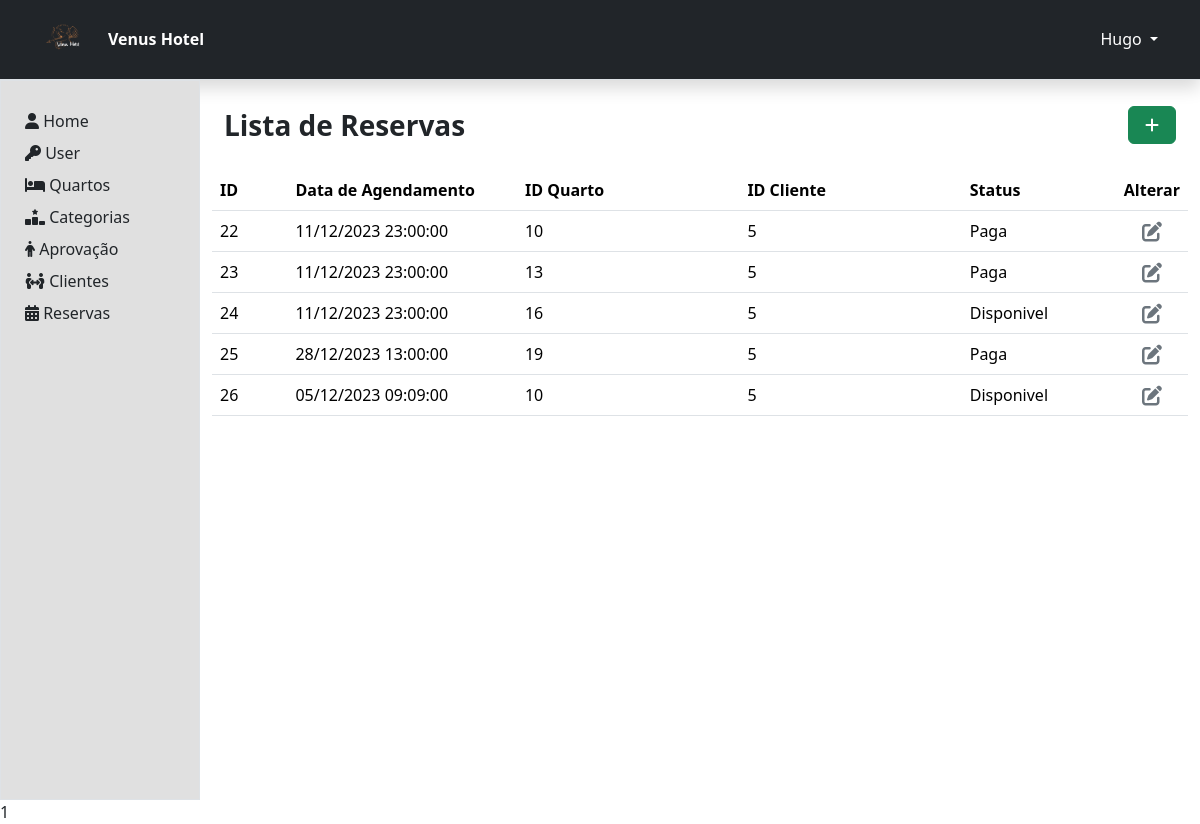
/area-admin/reservas/index.php (signed in), run on the app's committed database.
### tables this page shows
CREATE TABLE IF NOT EXISTS `tbreserva` (
  `codReserva` int NOT NULL AUTO_INCREMENT,
  `qtdHorasReserva` time NOT NULL,
  `dataHoraReserva` datetime NOT NULL,
  `valorTotalReserva` float NOT NULL,
  `statusReserva` varchar(30) NOT NULL,
  `codQuarto` int NOT NULL,
  `codCliente` int NOT NULL,
  PRIMARY KEY (`codReserva`),
  KEY `codQuarto` (`codQuarto`),
  KEY `codCliente` (`codCliente`)
);

CREATE TABLE IF NOT EXISTS `tbquarto` (
  `codQuarto` int NOT NULL AUTO_INCREMENT,
  `nomeQuarto` varchar(70) NOT NULL,
  `fotoQuarto` varchar(100) NOT NULL,
  `descQuarto` varchar(255) NOT NULL,
  `codCategoriaQuarto` int NOT NULL,
  PRIMARY KEY (`codQuarto`),
  KEY `codCategoriaQuarto` (`codCategoriaQuarto`)
);

CREATE TABLE IF NOT EXISTS `tbclientes` (
  `codCliente` int NOT NULL AUTO_INCREMENT,
  `nomeCliente` varchar(60) DEFAULT NULL,
  `emailCliente` varchar(255) DEFAULT NULL,
  `senhaCliente` varchar(50) DEFAULT NULL,
  `cpfCliente` varchar(14) DEFAULT NULL,
  `fotoDocumentoCLiente` varchar(80) DEFAULT NULL,
  `statusCliente` varchar(15) DEFAULT NULL,
  PRIMARY KEY (`codCliente`)
);

### dao/ReservaDao.php (called while the page is built, shortened)
<?php
class ReservaDao{
    public static function selectAll() {
        $pdo = Conexao::conexao();
        $query = "SELECT codReserva, qtdHorasReserva, dataHoraReserva, valorTotalReserva, statusReserva, q.codQuarto, c.codCliente FROM tbreserva r
        INNER JOIN tbquarto as q ON
        r.codQuarto = q.codQuarto
        INNER JOIN tbclientes as c ON
        r.codCliente = c.codCliente
        ";
        $stmt = $pdo->prepare($query);
        $stmt->execute();
        $rows = $stmt->rowCount();
        if($rows>0) {
            return $stmt->fetchAll();
        } else {
            return false;
        }
    }
}
?>

### area-admin/reservas/index.php (the view, shortened to what this page needs)
<?php
  require_once '../../dao/ReservaDao.php';
  $infoReserva = ReservaDao::selectAll();
?>
<!DOCTYPE html>
<html lang="pt-br">
<head>
  <link href="https://cdn.jsdelivr.net/npm/bootstrap@5.3.2/dist/css/bootstrap.min.css" rel="stylesheet">
  <link rel="stylesheet" href="https://use.fontawesome.com/releases/v5.3.1/css/all.css">
  <link rel="stylesheet" href="css/style.css">
</head>
<body style="justify-content: center; align-items: center; height: 100vh ">
  <?php
      include('./../../componentes/header-adm.php');
  ?>
  <div class="container-fluid" style="height: 90vh">
    <div class="row h-100">
      <?php
      include('./../../componentes/menu-adm.php');
      ?>
      <div class="col-md-10  p-4 borber">
        <div class="row align-items-center mb-4">
          <div class="col fs-3 fw-semibold">
            Lista de Reservas
          </div>
          <div class="col text-end ">
            <a class="btn btn-success px-3" role="button" aria-disabled="true" href="register.php"><i
                class="fas fa-plus" aria-hidden="true"></i></a>
          </div>
        </div>
        <div class=" row">
          <table class="table table-hover">
            <thead>
              <tr>
                <th class="col-md-1">ID</th>
                <th class="col-md-3">Data de Agendamento </th>
                <th class="col-md-3">ID Quarto</th>
                <th class="col-md-3">ID Cliente</th>
                <th class="col-md-3">Status</th>
                <th class="text-center col-md-1">Alterar</th>
              </tr>
              <?php if(isset($false)){
                ?> <td></td><td>Não há clientes logados</td><td></td><td></td><td></td><td></td><td></td>
              <?php }
                else{ foreach($infoReserva as $info){?>
              <tr>
                <td><?=$info['codReserva']?></td>
                <td><?=$data = date('d/m/Y H:i:s', strtotime($info['dataHoraReserva']));?></td>
                <td><?=$info['codQuarto']?></td>
                <td><?=$info['codCliente']?></td>
                <td><?=$info['statusReserva']?></td>
                <td class="text-center">
                  <form action="./process.php" method="POST">
                    <button type="submit" value="SELECTID" name="acao" class="dropdown-item"><i class="fas fa-edit fa-lg text-secondary"></i>
                    </button>
                  </form>
                </td>
                </tr>
                <?php }} ?>
            </thead>
          </table>
        </div>
      </div>
    </div>
  </div>
  <?= require './../../componentes/modal.php'?>
</body>
</html>

### css/style.css (style rules this page uses)
a { position: relative; text-decoration: none; }

### data on the page
tbreserva: codReserva "22", dataHoraReserva "11/12/2023 23:00:00", codQuarto.codQuarto "10", codCliente.codCliente "5", statusReserva "Paga"
tbreserva: codReserva "23", dataHoraReserva "11/12/2023 23:00:00", codQuarto.codQuarto "13", codCliente.codCliente "5", statusReserva "Paga"
tbreserva: codReserva "24", dataHoraReserva "11/12/2023 23:00:00", codQuarto.codQuarto "16", codCliente.codCliente "5", statusReserva "Disponivel"
tbreserva: codReserva "25", dataHoraReserva "28/12/2023 13:00:00", codQuarto.codQuarto "19", codCliente.codCliente "5", statusReserva "Paga"
tbreserva: codReserva "26", dataHoraReserva "05/12/2023 09:09:00", codQuarto.codQuarto "10", codCliente.codCliente "5", statusReserva "Disponivel"

### other printed values
$adm['nomeAdm'] "Hugo"
require './../../componentes/modal.php' "1"
